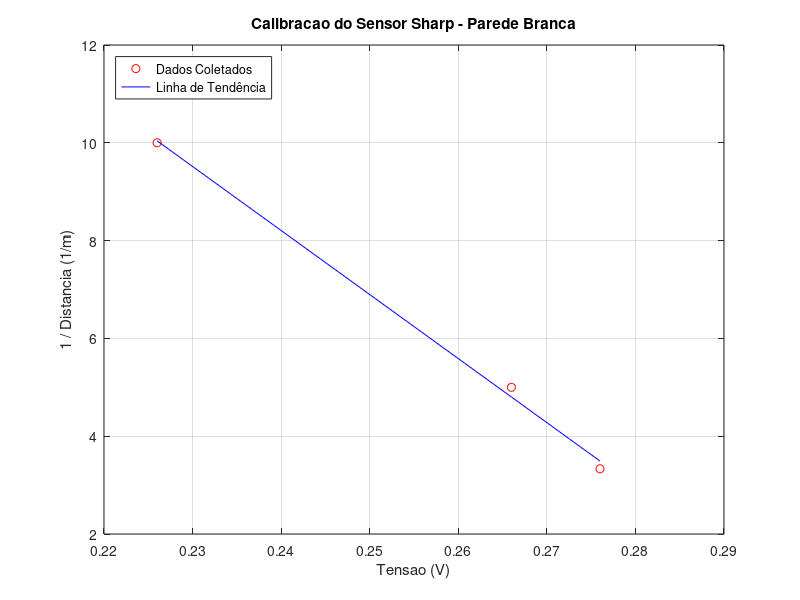

Recreate this plot in MATLAB.
% Engenheiro: João Victor Pereira Silva
% Projeto: Micromouse - Projeto integrador I

% Dados coletados (ignorando a zona morta de 1cm)
dist_cm = [10; 20; 30];
tensoes = [0.226; 0.266; 0.276]; % Valores da coluna "branco"

dist_m = dist_cm / 100; % Conversão para metros
y = 1 ./ dist_m; % O inverso da distância em metros
x = tensoes;

% Cálculo da Regressão Linear (1/d = a*V + b)
p = polyfit(x, y, 1); % polyfit retorna os coeficientes [a, b]
a = p(1);
b = p(2);

fprintf('Coeficiente a: %.4f\n', a);
fprintf('Coeficiente b: %.4f\n', b);

% Função de conversão para teste
v_teste = 0.260; % Exemplo de tensão lida pelo sensor
dist_calculada = 1 / (a * v_teste + b);

fprintf('\nPara uma leitura de %.3fV, a distancia estimada e: %.4f metros\n', v_teste, dist_calculada);

% 5. Plotagem para verificação visual
plot(x, y, 'ro', 'DisplayName', 'Dados Coletados');
hold on;
plot(x, polyval(p, x), 'b-', 'DisplayName', 'Linha de Tendência');
xlabel('Tensao (V)');
ylabel('1 / Distancia (1/m)');
title('Calibracao do Sensor Sharp - Parede Branca');
legend('location', 'northwest');
grid on;
